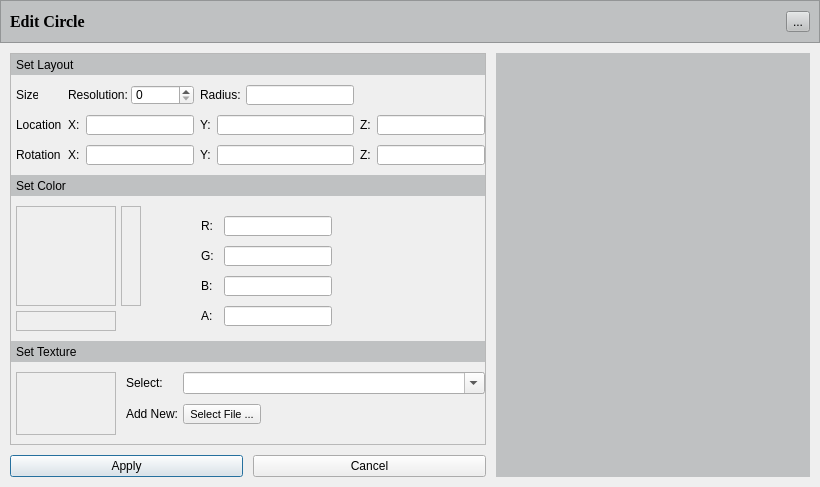
<?xml version="1.0" encoding="UTF-8"?>
<ui version="4.0">
 <class>EditItem</class>
 <widget class="QDialog" name="EditItem">
  <property name="geometry">
   <rect>
    <x>0</x>
    <y>0</y>
    <width>820</width>
    <height>487</height>
   </rect>
  </property>
  <property name="sizePolicy">
   <sizepolicy hsizetype="MinimumExpanding" vsizetype="MinimumExpanding">
    <horstretch>0</horstretch>
    <verstretch>0</verstretch>
   </sizepolicy>
  </property>
  <property name="windowTitle">
   <string>Dialog</string>
  </property>
  <layout class="QVBoxLayout" name="verticalLayout">
   <property name="spacing">
    <number>10</number>
   </property>
   <property name="leftMargin">
    <number>0</number>
   </property>
   <property name="topMargin">
    <number>0</number>
   </property>
   <property name="rightMargin">
    <number>0</number>
   </property>
   <property name="bottomMargin">
    <number>10</number>
   </property>
   <item>
    <widget class="QFrame" name="frame_2">
     <property name="minimumSize">
      <size>
       <width>0</width>
       <height>43</height>
      </size>
     </property>
     <property name="styleSheet">
      <string notr="true">background-color:rgb(191,193,194)</string>
     </property>
     <property name="frameShape">
      <enum>QFrame::StyledPanel</enum>
     </property>
     <property name="frameShadow">
      <enum>QFrame::Raised</enum>
     </property>
     <layout class="QHBoxLayout" name="horizontalLayout_7">
      <item>
       <widget class="QLabel" name="label_14">
        <property name="font">
         <font>
          <family>Times New Roman</family>
          <pointsize>12</pointsize>
          <weight>75</weight>
          <bold>true</bold>
         </font>
        </property>
        <property name="text">
         <string>Edit Circle</string>
        </property>
       </widget>
      </item>
      <item>
       <widget class="QToolButton" name="m_pToolButtonCancel">
        <property name="text">
         <string>...</string>
        </property>
        <property name="icon">
         <iconset>
          <normaloff>../../../Projekti/close-icon.png</normaloff>../../../Projekti/close-icon.png</iconset>
        </property>
       </widget>
      </item>
     </layout>
    </widget>
   </item>
   <item>
    <layout class="QHBoxLayout" name="horizontalLayout_2">
     <property name="spacing">
      <number>0</number>
     </property>
     <property name="leftMargin">
      <number>10</number>
     </property>
     <property name="rightMargin">
      <number>10</number>
     </property>
     <item>
      <layout class="QVBoxLayout" name="verticalLayout_6">
       <property name="spacing">
        <number>10</number>
       </property>
       <property name="bottomMargin">
        <number>0</number>
       </property>
       <item>
        <widget class="QScrollArea" name="scrollArea">
         <property name="verticalScrollBarPolicy">
          <enum>Qt::ScrollBarAlwaysOff</enum>
         </property>
         <property name="horizontalScrollBarPolicy">
          <enum>Qt::ScrollBarAlwaysOff</enum>
         </property>
         <property name="widgetResizable">
          <bool>true</bool>
         </property>
         <widget class="QWidget" name="scrollAreaWidgetContents">
          <property name="geometry">
           <rect>
            <x>0</x>
            <y>0</y>
            <width>464</width>
            <height>385</height>
           </rect>
          </property>
          <layout class="QVBoxLayout" name="verticalLayout_3">
           <property name="spacing">
            <number>10</number>
           </property>
           <property name="leftMargin">
            <number>0</number>
           </property>
           <property name="topMargin">
            <number>0</number>
           </property>
           <property name="rightMargin">
            <number>0</number>
           </property>
           <item>
            <widget class="QLabel" name="label_2">
             <property name="sizePolicy">
              <sizepolicy hsizetype="Preferred" vsizetype="Fixed">
               <horstretch>0</horstretch>
               <verstretch>0</verstretch>
              </sizepolicy>
             </property>
             <property name="minimumSize">
              <size>
               <width>0</width>
               <height>21</height>
              </size>
             </property>
             <property name="maximumSize">
              <size>
               <width>16777215</width>
               <height>21</height>
              </size>
             </property>
             <property name="styleSheet">
              <string notr="true">background-color:rgb(191,193,194)</string>
             </property>
             <property name="frameShape">
              <enum>QFrame::NoFrame</enum>
             </property>
             <property name="frameShadow">
              <enum>QFrame::Raised</enum>
             </property>
             <property name="text">
              <string>Set Layout</string>
             </property>
             <property name="textFormat">
              <enum>Qt::PlainText</enum>
             </property>
             <property name="indent">
              <number>5</number>
             </property>
            </widget>
           </item>
           <item>
            <layout class="QGridLayout" name="gridLayout" columnstretch="0,0,0,0,0,0,0">
             <property name="leftMargin">
              <number>5</number>
             </property>
             <property name="bottomMargin">
              <number>0</number>
             </property>
             <property name="horizontalSpacing">
              <number>6</number>
             </property>
             <item row="2" column="3">
              <widget class="QLabel" name="label_35">
               <property name="text">
                <string>Y:</string>
               </property>
              </widget>
             </item>
             <item row="1" column="6">
              <widget class="QLineEdit" name="lineEdit_30">
               <property name="maximumSize">
                <size>
                 <width>16777215</width>
                 <height>20</height>
                </size>
               </property>
              </widget>
             </item>
             <item row="2" column="4">
              <widget class="QLineEdit" name="lineEdit_31">
               <property name="maximumSize">
                <size>
                 <width>16777215</width>
                 <height>20</height>
                </size>
               </property>
              </widget>
             </item>
             <item row="1" column="0">
              <widget class="QLabel" name="label_9">
               <property name="text">
                <string>Location</string>
               </property>
              </widget>
             </item>
             <item row="1" column="2">
              <widget class="QLineEdit" name="lineEdit_33">
               <property name="maximumSize">
                <size>
                 <width>16777215</width>
                 <height>20</height>
                </size>
               </property>
              </widget>
             </item>
             <item row="2" column="6">
              <widget class="QLineEdit" name="lineEdit_34">
               <property name="maximumSize">
                <size>
                 <width>16777215</width>
                 <height>20</height>
                </size>
               </property>
              </widget>
             </item>
             <item row="1" column="4">
              <widget class="QLineEdit" name="lineEdit_32">
               <property name="maximumSize">
                <size>
                 <width>16777215</width>
                 <height>20</height>
                </size>
               </property>
              </widget>
             </item>
             <item row="1" column="3">
              <widget class="QLabel" name="label_38">
               <property name="text">
                <string>Y:</string>
               </property>
              </widget>
             </item>
             <item row="1" column="1">
              <widget class="QLabel" name="label_39">
               <property name="text">
                <string>X:</string>
               </property>
              </widget>
             </item>
             <item row="2" column="0">
              <widget class="QLabel" name="label_10">
               <property name="text">
                <string>Rotation</string>
               </property>
              </widget>
             </item>
             <item row="0" column="0">
              <widget class="QLabel" name="label_18">
               <property name="sizePolicy">
                <sizepolicy hsizetype="Preferred" vsizetype="Preferred">
                 <horstretch>0</horstretch>
                 <verstretch>0</verstretch>
                </sizepolicy>
               </property>
               <property name="maximumSize">
                <size>
                 <width>22</width>
                 <height>20</height>
                </size>
               </property>
               <property name="text">
                <string>Size</string>
               </property>
              </widget>
             </item>
             <item row="2" column="5">
              <widget class="QLabel" name="label_40">
               <property name="text">
                <string>Z:</string>
               </property>
              </widget>
             </item>
             <item row="1" column="5">
              <widget class="QLabel" name="label_37">
               <property name="text">
                <string>Z:</string>
               </property>
              </widget>
             </item>
             <item row="2" column="2">
              <widget class="QLineEdit" name="lineEdit_27">
               <property name="maximumSize">
                <size>
                 <width>16777215</width>
                 <height>20</height>
                </size>
               </property>
              </widget>
             </item>
             <item row="2" column="1">
              <widget class="QLabel" name="label_33">
               <property name="text">
                <string>X:</string>
               </property>
              </widget>
             </item>
             <item row="0" column="1" colspan="2">
              <layout class="QHBoxLayout" name="horizontalLayout_10">
               <property name="spacing">
                <number>0</number>
               </property>
               <property name="leftMargin">
                <number>0</number>
               </property>
               <item>
                <widget class="QLabel" name="label_19">
                 <property name="text">
                  <string>Resolution:</string>
                 </property>
                 <property name="margin">
                  <number>0</number>
                 </property>
                 <property name="indent">
                  <number>0</number>
                 </property>
                </widget>
               </item>
               <item>
                <widget class="QSpinBox" name="spinBox_3">
                 <property name="maximumSize">
                  <size>
                   <width>80</width>
                   <height>20</height>
                  </size>
                 </property>
                </widget>
               </item>
              </layout>
             </item>
             <item row="0" column="3" colspan="2">
              <layout class="QHBoxLayout" name="horizontalLayout_11">
               <property name="spacing">
                <number>5</number>
               </property>
               <property name="leftMargin">
                <number>0</number>
               </property>
               <item>
                <widget class="QLabel" name="label_20">
                 <property name="text">
                  <string>Radius:</string>
                 </property>
                 <property name="margin">
                  <number>0</number>
                 </property>
                 <property name="indent">
                  <number>0</number>
                 </property>
                </widget>
               </item>
               <item>
                <widget class="QLineEdit" name="lineEdit_35">
                 <property name="maximumSize">
                  <size>
                   <width>16777215</width>
                   <height>20</height>
                  </size>
                 </property>
                </widget>
               </item>
              </layout>
             </item>
            </layout>
           </item>
           <item>
            <widget class="QLabel" name="label_3">
             <property name="sizePolicy">
              <sizepolicy hsizetype="Preferred" vsizetype="Fixed">
               <horstretch>0</horstretch>
               <verstretch>0</verstretch>
              </sizepolicy>
             </property>
             <property name="minimumSize">
              <size>
               <width>0</width>
               <height>21</height>
              </size>
             </property>
             <property name="maximumSize">
              <size>
               <width>16777215</width>
               <height>21</height>
              </size>
             </property>
             <property name="styleSheet">
              <string notr="true">background-color:rgb(191,193,194)</string>
             </property>
             <property name="frameShape">
              <enum>QFrame::NoFrame</enum>
             </property>
             <property name="frameShadow">
              <enum>QFrame::Raised</enum>
             </property>
             <property name="text">
              <string>Set Color</string>
             </property>
             <property name="textFormat">
              <enum>Qt::PlainText</enum>
             </property>
             <property name="scaledContents">
              <bool>false</bool>
             </property>
             <property name="margin">
              <number>0</number>
             </property>
             <property name="indent">
              <number>5</number>
             </property>
            </widget>
           </item>
           <item>
            <layout class="QHBoxLayout" name="horizontalLayout_3">
             <property name="spacing">
              <number>40</number>
             </property>
             <property name="bottomMargin">
              <number>0</number>
             </property>
             <item>
              <layout class="QVBoxLayout" name="verticalLayout_4">
               <property name="spacing">
                <number>5</number>
               </property>
               <property name="leftMargin">
                <number>5</number>
               </property>
               <property name="bottomMargin">
                <number>0</number>
               </property>
               <item>
                <layout class="QHBoxLayout" name="horizontalLayout_4">
                 <item>
                  <widget class="QLabel" name="label_13">
                   <property name="enabled">
                    <bool>true</bool>
                   </property>
                   <property name="sizePolicy">
                    <sizepolicy hsizetype="Fixed" vsizetype="Fixed">
                     <horstretch>0</horstretch>
                     <verstretch>0</verstretch>
                    </sizepolicy>
                   </property>
                   <property name="minimumSize">
                    <size>
                     <width>100</width>
                     <height>100</height>
                    </size>
                   </property>
                   <property name="frameShape">
                    <enum>QFrame::StyledPanel</enum>
                   </property>
                   <property name="text">
                    <string/>
                   </property>
                  </widget>
                 </item>
                 <item>
                  <widget class="QLabel" name="label_4">
                   <property name="sizePolicy">
                    <sizepolicy hsizetype="Fixed" vsizetype="Fixed">
                     <horstretch>0</horstretch>
                     <verstretch>0</verstretch>
                    </sizepolicy>
                   </property>
                   <property name="minimumSize">
                    <size>
                     <width>20</width>
                     <height>100</height>
                    </size>
                   </property>
                   <property name="frameShape">
                    <enum>QFrame::StyledPanel</enum>
                   </property>
                   <property name="text">
                    <string/>
                   </property>
                  </widget>
                 </item>
                </layout>
               </item>
               <item>
                <widget class="QLabel" name="label_5">
                 <property name="minimumSize">
                  <size>
                   <width>100</width>
                   <height>20</height>
                  </size>
                 </property>
                 <property name="maximumSize">
                  <size>
                   <width>100</width>
                   <height>20</height>
                  </size>
                 </property>
                 <property name="frameShape">
                  <enum>QFrame::StyledPanel</enum>
                 </property>
                 <property name="text">
                  <string/>
                 </property>
                </widget>
               </item>
              </layout>
             </item>
             <item>
              <layout class="QFormLayout" name="formLayout_2">
               <property name="fieldGrowthPolicy">
                <enum>QFormLayout::FieldsStayAtSizeHint</enum>
               </property>
               <property name="horizontalSpacing">
                <number>10</number>
               </property>
               <property name="verticalSpacing">
                <number>10</number>
               </property>
               <property name="leftMargin">
                <number>20</number>
               </property>
               <property name="topMargin">
                <number>10</number>
               </property>
               <property name="rightMargin">
                <number>10</number>
               </property>
               <item row="0" column="0">
                <widget class="QLabel" name="label_45">
                 <property name="text">
                  <string>R:</string>
                 </property>
                </widget>
               </item>
               <item row="0" column="1">
                <widget class="QLineEdit" name="lineEdit_39">
                 <property name="maximumSize">
                  <size>
                   <width>16777215</width>
                   <height>20</height>
                  </size>
                 </property>
                </widget>
               </item>
               <item row="1" column="0">
                <widget class="QLabel" name="label_46">
                 <property name="text">
                  <string>G:</string>
                 </property>
                </widget>
               </item>
               <item row="1" column="1">
                <widget class="QLineEdit" name="lineEdit_38">
                 <property name="maximumSize">
                  <size>
                   <width>16777215</width>
                   <height>20</height>
                  </size>
                 </property>
                </widget>
               </item>
               <item row="2" column="0">
                <widget class="QLabel" name="label_43">
                 <property name="text">
                  <string>B:</string>
                 </property>
                </widget>
               </item>
               <item row="2" column="1">
                <widget class="QLineEdit" name="lineEdit_47">
                 <property name="maximumSize">
                  <size>
                   <width>16777215</width>
                   <height>20</height>
                  </size>
                 </property>
                </widget>
               </item>
               <item row="3" column="0">
                <widget class="QLabel" name="label_53">
                 <property name="text">
                  <string>A:</string>
                 </property>
                </widget>
               </item>
               <item row="3" column="1">
                <widget class="QLineEdit" name="lineEdit_46">
                 <property name="maximumSize">
                  <size>
                   <width>16777215</width>
                   <height>20</height>
                  </size>
                 </property>
                </widget>
               </item>
              </layout>
             </item>
            </layout>
           </item>
           <item>
            <widget class="QLabel" name="label_6">
             <property name="sizePolicy">
              <sizepolicy hsizetype="Preferred" vsizetype="Fixed">
               <horstretch>0</horstretch>
               <verstretch>0</verstretch>
              </sizepolicy>
             </property>
             <property name="minimumSize">
              <size>
               <width>0</width>
               <height>21</height>
              </size>
             </property>
             <property name="maximumSize">
              <size>
               <width>16777215</width>
               <height>21</height>
              </size>
             </property>
             <property name="styleSheet">
              <string notr="true">background-color:rgb(191,193,194)</string>
             </property>
             <property name="frameShape">
              <enum>QFrame::NoFrame</enum>
             </property>
             <property name="frameShadow">
              <enum>QFrame::Raised</enum>
             </property>
             <property name="text">
              <string>Set Texture</string>
             </property>
             <property name="textFormat">
              <enum>Qt::PlainText</enum>
             </property>
             <property name="indent">
              <number>5</number>
             </property>
            </widget>
           </item>
           <item>
            <layout class="QHBoxLayout" name="horizontalLayout_5">
             <property name="spacing">
              <number>10</number>
             </property>
             <property name="leftMargin">
              <number>5</number>
             </property>
             <item>
              <widget class="QLabel" name="label_7">
               <property name="maximumSize">
                <size>
                 <width>100</width>
                 <height>100</height>
                </size>
               </property>
               <property name="frameShape">
                <enum>QFrame::StyledPanel</enum>
               </property>
               <property name="text">
                <string/>
               </property>
              </widget>
             </item>
             <item>
              <layout class="QFormLayout" name="formLayout_3">
               <property name="horizontalSpacing">
                <number>5</number>
               </property>
               <property name="verticalSpacing">
                <number>10</number>
               </property>
               <property name="leftMargin">
                <number>0</number>
               </property>
               <property name="topMargin">
                <number>0</number>
               </property>
               <item row="0" column="0">
                <widget class="QLabel" name="label_12">
                 <property name="text">
                  <string>Select:</string>
                 </property>
                </widget>
               </item>
               <item row="0" column="1">
                <widget class="QComboBox" name="comboBox">
                 <property name="acceptDrops">
                  <bool>true</bool>
                 </property>
                 <property name="editable">
                  <bool>true</bool>
                 </property>
                 <property name="insertPolicy">
                  <enum>QComboBox::InsertAlphabetically</enum>
                 </property>
                </widget>
               </item>
               <item row="1" column="0">
                <widget class="QLabel" name="label_11">
                 <property name="text">
                  <string>Add New:</string>
                 </property>
                 <property name="margin">
                  <number>0</number>
                 </property>
                </widget>
               </item>
               <item row="1" column="1">
                <widget class="QToolButton" name="toolButton">
                 <property name="font">
                  <font>
                   <pointsize>8</pointsize>
                  </font>
                 </property>
                 <property name="text">
                  <string>Select File ...</string>
                 </property>
                 <property name="popupMode">
                  <enum>QToolButton::InstantPopup</enum>
                 </property>
                </widget>
               </item>
              </layout>
             </item>
            </layout>
           </item>
          </layout>
         </widget>
        </widget>
       </item>
       <item>
        <layout class="QHBoxLayout" name="horizontalLayout_6">
         <property name="bottomMargin">
          <number>0</number>
         </property>
         <item>
          <widget class="QPushButton" name="m_pPushButtonApply">
           <property name="text">
            <string>Apply</string>
           </property>
          </widget>
         </item>
         <item>
          <widget class="QPushButton" name="m_pPushButtonCancel">
           <property name="text">
            <string>Cancel</string>
           </property>
          </widget>
         </item>
        </layout>
       </item>
      </layout>
     </item>
     <item>
      <widget class="QWidget" name="widget" native="true">
       <property name="sizePolicy">
        <sizepolicy hsizetype="MinimumExpanding" vsizetype="MinimumExpanding">
         <horstretch>1</horstretch>
         <verstretch>1</verstretch>
        </sizepolicy>
       </property>
       <property name="minimumSize">
        <size>
         <width>310</width>
         <height>300</height>
        </size>
       </property>
       <property name="styleSheet">
        <string notr="true"/>
       </property>
       <layout class="QVBoxLayout" name="verticalLayout_2">
        <property name="spacing">
         <number>0</number>
        </property>
        <property name="leftMargin">
         <number>10</number>
        </property>
        <property name="topMargin">
         <number>0</number>
        </property>
        <property name="rightMargin">
         <number>0</number>
        </property>
        <property name="bottomMargin">
         <number>0</number>
        </property>
        <item>
         <widget class="VR::OSGQT_Widget" name="m_pOSGQT_Widget" native="true">
          <property name="sizePolicy">
           <sizepolicy hsizetype="MinimumExpanding" vsizetype="MinimumExpanding">
            <horstretch>0</horstretch>
            <verstretch>0</verstretch>
           </sizepolicy>
          </property>
          <property name="minimumSize">
           <size>
            <width>300</width>
            <height>300</height>
           </size>
          </property>
          <property name="maximumSize">
           <size>
            <width>16777215</width>
            <height>16777215</height>
           </size>
          </property>
          <property name="sizeIncrement">
           <size>
            <width>1</width>
            <height>1</height>
           </size>
          </property>
          <property name="baseSize">
           <size>
            <width>300</width>
            <height>300</height>
           </size>
          </property>
          <property name="styleSheet">
           <string notr="true">background-color: rgb(191, 193, 194);</string>
          </property>
         </widget>
        </item>
       </layout>
      </widget>
     </item>
    </layout>
   </item>
  </layout>
 </widget>
 <customwidgets>
  <customwidget>
   <class>VR::OSGQT_Widget</class>
   <extends>QWidget</extends>
   <header location="global">vrosgqt_widget.h</header>
   <container>1</container>
  </customwidget>
 </customwidgets>
 <tabstops>
  <tabstop>scrollArea</tabstop>
  <tabstop>lineEdit_33</tabstop>
  <tabstop>lineEdit_32</tabstop>
  <tabstop>lineEdit_39</tabstop>
  <tabstop>lineEdit_38</tabstop>
  <tabstop>lineEdit_47</tabstop>
  <tabstop>lineEdit_46</tabstop>
  <tabstop>comboBox</tabstop>
  <tabstop>toolButton</tabstop>
  <tabstop>m_pPushButtonApply</tabstop>
  <tabstop>m_pPushButtonCancel</tabstop>
 </tabstops>
 <resources/>
 <connections/>
</ui>
